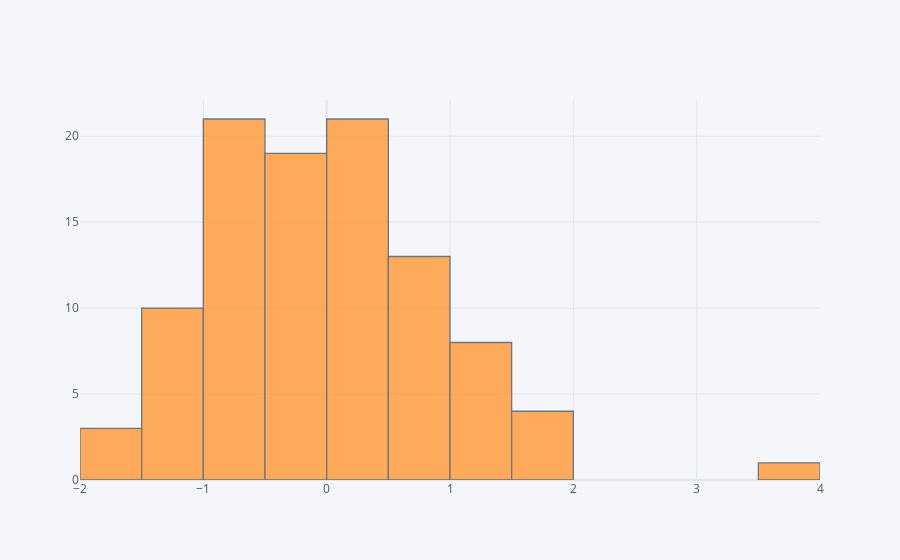

The cell this chart's notebook holds for it:
### Markdown cell above
## histogram

### Code cell
df['A'].iplot(kind='hist',bins=25)

### Figure 1 — Plotly figure (JSON) as saved in the notebook; plotly's stock layout.template omitted (floating-point values rounded to 4 significant figures)
{"data": [{"histfunc": "count", "histnorm": "", "marker": {"color": "rgba(255, 153, 51, 1.0)", "line": {"color": "#4D5663", "width": 1.3}}, "name": "A", "nbinsx": 25, "opacity": 0.8, "orientation": "v", "type": "histogram", "x": [-0.09461, -1.115, 0.5523, -0.7056, 1.067, -0.07526, -1.645, -0.5731, 0.2823, -0.6369, -0.4635, -0.6818, 1.592, -0.2311, -0.3547, 1.269, -1.484, 0.3649, 0.2997, 0.3133, -0.8103, 0.3033, -0.2103, 0.2615, 0.2829, -0.3419, 0.6143, -1.041, 0.9659, 0.4181, 1.066, -0.5664, -0.1486, 3.624, -1.36, 0.2567, -0.6612, 1.294, -0.196, 0.7999, 1.016, -0.06857, 0.524, -0.9834, -0.2178, -0.247, -1.086, -0.9174, -0.4441, -0.698, -0.8599, 1.605, -0.5121, -0.569, -1.293, -0.1623, 0.2695, -1.786, -1.429, -0.8621, -0.1064, 0.456, -0.8574, 0.3022, -0.6103, -0.1373, 0.5166, 0.906, -0.7067, -1.231, -0.6413, -0.782, -1.018, 0.1916, -0.664, -0.1523, 1.331, -0.2567, 0.244, 0.8089, 0.8949, 0.7216, 0.3398, 0.04878, 0.01433, 0.9586, 0.6164, -1.538, 0.2998, 0.466, 0.6385, 1.511, 1.176, 1.954, -1.286, -0.8877, 0.1307, 1.213, -0.1081, 0.2549]}], "layout": {"barmode": "overlay", "legend": {"bgcolor": "#F5F6F9", "font": {"color": "#4D5663"}}, "paper_bgcolor": "#F5F6F9", "plot_bgcolor": "#F5F6F9", "title": {"font": {"color": "#4D5663"}}, "xaxis": {"gridcolor": "#E1E5ED", "showgrid": true, "tickfont": {"color": "#4D5663"}, "title": {"font": {"color": "#4D5663"}, "text": ""}, "zerolinecolor": "#E1E5ED"}, "yaxis": {"gridcolor": "#E1E5ED", "showgrid": true, "tickfont": {"color": "#4D5663"}, "title": {"font": {"color": "#4D5663"}, "text": ""}, "zerolinecolor": "#E1E5ED"}}}
